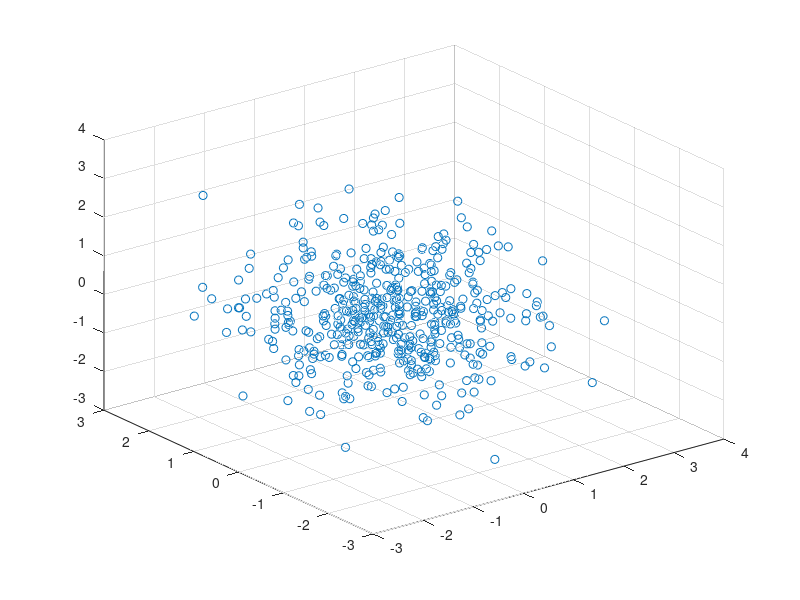

Reproduce this figure in MATLAB. (Note: this script raises an error after producing the figure.)
close all; clear;
d = 3;
k = 5;
n = 500;

X = randn(d,n);
scatter3(X(1,:),X(2,:),X(3,:));
%% kmeans init with kmeans++ seeding (recomended)
% y = kmeans(X,kseeds(X,k));
% figure;
% plotClass(X,y);
% %% kmeans with random initialization 
y = kmeans(X,k);
figure;
plotClass(X,y);


%%
close all; clear;
d = 3;
k = 5;
n = 100;

X = randn(d,n);
X = X';
figure;
scatter3(X(:,1),X(:,2),X(:,3));

rng('default'); % For reproducibility
[idx,C] = kmeans(X,3);
fusedata = [X idx];

figure;
colors = 'rgb';
markers = 'osd';

for c = 1 : 3
    data = fusedata(fusedata(:,4) == c,:);
    plot3(data(:,1), data(:,2), data(:,3), [colors(c) markers(c)]);
    hold on;
end

hold on 
scatter3(C(:,1),C(:,2),C(:,3),'filled','LineWidth',50)